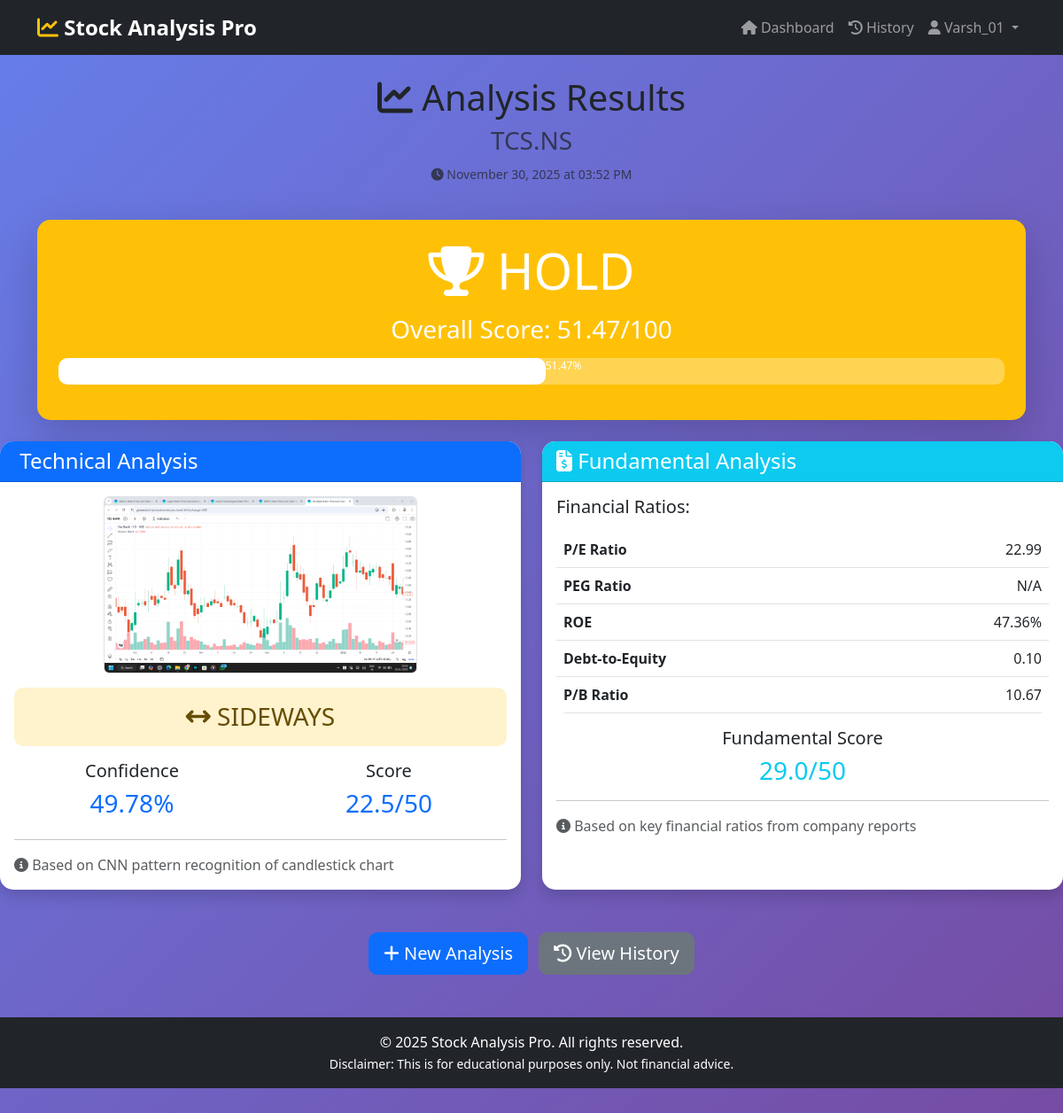
The app's page /results/5 (signed in) with its own data.
### app.py (models this page shows, shortened)
class User(UserMixin, db.Model):
    id = db.Column(db.Integer, primary_key=True)
    username = db.Column(db.String(80), unique=True, nullable=False)
    email = db.Column(db.String(120), unique=True, nullable=False)
    password_hash = db.Column(db.String(128), nullable=False)
    created_at = db.Column(db.DateTime, default=datetime.utcnow)
    analyses = db.relationship('Analysis', backref='user', lazy=True, cascade='all, delete-orphan')

class Analysis(db.Model):
    id = db.Column(db.Integer, primary_key=True)
    user_id = db.Column(db.Integer, db.ForeignKey('user.id'), nullable=False)
    stock_ticker = db.Column(db.String(20), nullable=False)
    chart_filename = db.Column(db.String(200))
    technical_trend = db.Column(db.String(20))
    technical_confidence = db.Column(db.Float)
    technical_score = db.Column(db.Float)
    pe_ratio = db.Column(db.Float)
    peg_ratio = db.Column(db.Float)
    roe = db.Column(db.Float)
    debt_equity = db.Column(db.Float)
    pb_ratio = db.Column(db.Float)
    fundamental_score = db.Column(db.Float)
    final_score = db.Column(db.Float)
    recommendation = db.Column(db.String(50))
    created_at = db.Column(db.DateTime, default=datetime.utcnow)

### app.py (the view)
@app.route('/results/<int:analysis_id>')
@login_required
def results(analysis_id):
    analysis = Analysis.query.get_or_404(analysis_id)
    if analysis.user_id != current_user.id:
        flash('Access denied!', 'danger')
        return redirect(url_for('dashboard'))
    return render_template('results.html', analysis=analysis)

### app.py (called while the page is built)
@login_manager.user_loader
def load_user(user_id):
    return User.query.get(int(user_id))

### templates/results.html (shortened to what this page needs)
{% extends "base.html" %}
{% block content %}
<div class="container mt-4">
    <div class="row mb-4">
        <div class="col-12">
            <h1 class="text-center">
                <i class="fas fa-chart-line"></i> Analysis Results
            </h1>
            <h3 class="text-center text-muted">{{ analysis.stock_ticker }}</h3>
            <p class="text-center text-muted">
                <small><i class="fas fa-clock"></i> {{ analysis.created_at.strftime('%B %d, %Y at %I:%M %p') }}</small>
            </p>
        </div>
    </div>
    <div class="row mb-4">
        <div class="col-12">
            <div class="card shadow-lg border-0
                {% if analysis.recommendation in ['STRONG BUY', 'BUY'] %}bg-success
                {% elif analysis.recommendation == 'HOLD' %}bg-warning
                {% else %}bg-danger{% endif %} text-white">
                <div class="card-body text-center p-4">
                    <h2 class="display-4 mb-3">
                        <i class="fas fa-trophy"></i> {{ analysis.recommendation }}
                    </h2>
                    <h3 class="mb-3">Overall Score: {{ analysis.final_score }}/100</h3>
                    <div class="progress mb-3" style="height: 30px;">
                        <div class="progress-bar bg-white text-dark fw-bold"
                             style="width: {{ analysis.final_score }}%;" role="progressbar" aria-valuenow="{{ analysis.final_score }}" aria-valuemin="0" aria-valuemax="100"></div>
                            {{ analysis.final_score }}%
                        </div>
                    </div>
                </div>
            </div>
        </div>
    </div>
    <div class="row">
        <div class="col-lg-6 mb-4">
            <div class="card shadow h-100">
                <div class="card-header bg-primary text-white">
                    <h4 class="mb-0">
                         Technical Analysis
                    </h4>
                </div>
                <div class="card-body">
                    <div class="text-center mb-3">
                        <img src="{{ url_for('static', filename='uploads/' + analysis.chart_filename) }}"
                             alt="Chart" class="img-fluid rounded border" style="max-height: 200px;">
                    </div>
                    <div class="alert
                        {% if analysis.technical_trend == 'UPTREND' %}alert-success
                        {% elif analysis.technical_trend == 'SIDEWAYS' %}alert-warning
                        {% else %}alert-danger{% endif %} text-center">
                        <h3 class="mb-0">
                            {% if analysis.technical_trend == 'UPTREND' %}
                                <i class="fas fa-arrow-trend-up"></i> UPTREND
                            {% elif analysis.technical_trend == 'SIDEWAYS' %}
                                <i class="fas fa-arrows-left-right"></i> SIDEWAYS
                            {% else %}
                                <i class="fas fa-arrow-trend-down"></i> DOWNTREND
                            {% endif %}
                        </h3>
                    </div>
                    <div class="row text-center">
                        <div class="col-6">
                            <h5>Confidence</h5>
                            <h3 class="text-primary">{{ "%.2f"|format(analysis.technical_confidence) }}%</h3>
                        </div>
                        <div class="col-6">
                            <h5>Score</h5>
                            <h3 class="text-primary">{{ "%.1f"|format(analysis.technical_score) }}/50</h3>
                        </div>
                    </div>
                    <hr>
                    <p class="text-muted mb-0">
                        <i class="fas fa-info-circle"></i>
                        Based on CNN pattern recognition of candlestick chart
                    </p>
                </div>
            </div>
        </div>
        <div class="col-lg-6 mb-4">
            <div class="card shadow h-100">
                <div class="card-header bg-info text-white">
                    <h4 class="mb-0">
                        <i class="fas fa-file-invoice-dollar"></i> Fundamental Analysis
                    </h4>
                </div>
                <div class="card-body">
                    <h5 class="mb-3">Financial Ratios:</h5>
                    <table class="table table-hover">
                        <tbody>
                            <tr>
                                <td><strong>P/E Ratio</strong></td>
                                <td class="text-end">
                                    {% if analysis.pe_ratio %}
                                        {{ "%.2f"|format(analysis.pe_ratio) }}
                                    {% else %}
                                        N/A
                                    {% endif %}
                                </td>
                            </tr>
                            <tr>
                                <td><strong>PEG Ratio</strong></td>
                                <td class="text-end">
                                    {% if analysis.peg_ratio %}
                                        {{ "%.2f"|format(analysis.peg_ratio) }}
                                    {% else %}
                                        N/A
                                    {% endif %}
                                </td>
                            </tr>
                            <tr>
                                <td><strong>ROE</strong></td>
                                <td class="text-end">
                                    {% if analysis.roe %}
                                        {{ "%.2f"|format(analysis.roe) }}%
                                    {% else %}
                                        N/A
                                    {% endif %}
                                </td>
                            </tr>
                            <tr>
                                <td><strong>Debt-to-Equity</strong></td>
                                <td class="text-end">
                                    {% if analysis.debt_equity %}
                                        {{ "%.2f"|format(analysis.debt_equity) }}
                                    {% else %}
                                        N/A
                                    {% endif %}
                                </td>
                            </tr>
                            <tr>
                                <td><strong>P/B Ratio</strong></td>
                                <td class="text-end">
                                    {% if analysis.pb_ratio %}
                                        {{ "%.2f"|format(analysis.pb_ratio) }}
                                    {% else %}
                                        N/A
                                    {% endif %}
                                </td>
                            </tr>
                        </tbody>
                    </table>
                    <div class="text-center mt-3">
                        <h5>Fundamental Score</h5>
                        <h3 class="text-info">{{ "%.1f"|format(analysis.fundamental_score) }}/50</h3>
                    </div>
                    <hr>
                    <p class="text-muted mb-0">
                        <i class="fas fa-info-circle"></i>
                        Based on key financial ratios from company reports
                    </p>
                </div>
            </div>
        </div>
    </div>
    <div class="row mt-4">
        <div class="col-12 text-center">
            <a href="{{ url_for('dashboard') }}" class="btn btn-primary btn-lg me-2">
                <i class="fas fa-plus"></i> New Analysis
            </a>
            <a href="{{ url_for('history') }}" class="btn btn-secondary btn-lg">
                <i class="fas fa-history"></i> View History
            </a>
        </div>
    </div>
{% endblock %}

### templates/base.html (shortened to what this page needs)
<!DOCTYPE html>
<html lang="en">
<head>
    <link href="https://cdn.jsdelivr.net/npm/bootstrap@5.3.0/dist/css/bootstrap.min.css" rel="stylesheet">
    <link rel="stylesheet" href="https://cdnjs.cloudflare.com/ajax/libs/font-awesome/6.4.0/css/all.min.css">
    <link rel="stylesheet" href="{{ url_for('static', filename='css/style.css') }}">
</head>
<body>
    <nav class="navbar navbar-expand-lg navbar-dark bg-dark">
        <div class="container">
            <a class="navbar-brand" href="{{ url_for('home') }}">
                <i class="fas fa-chart-line"></i> Stock Analysis Pro
            </a>
            <div class="collapse navbar-collapse" id="navbarNav">
                <ul class="navbar-nav ms-auto">
                    {% if current_user.is_authenticated %}
                        <li class="nav-item">
                            <a class="nav-link" href="{{ url_for('dashboard') }}">
                                <i class="fas fa-home"></i> Dashboard
                            </a>
                        </li>
                        <li class="nav-item">
                            <a class="nav-link" href="{{ url_for('history') }}">
                                <i class="fas fa-history"></i> History
                            </a>
                        </li>
                        <li class="nav-item dropdown">
                            <a class="nav-link dropdown-toggle" href="#" id="navbarDropdown" role="button" data-bs-toggle="dropdown">
                                <i class="fas fa-user"></i> {{ current_user.username }}
                            </a>
                        </li>
                    {% endif %}
                </ul>
            </div>
        </div>
    </nav>
    <main>
        {% block content %}{% endblock %}
    </main>
    <footer class="bg-dark text-white text-center py-3 mt-5">
        <div class="container">
            <p class="mb-0">&copy; 2025 Stock Analysis Pro. All rights reserved.</p>
            <small>Disclaimer: This is for educational purposes only. Not financial advice.</small>
        </div>
    </footer>
</body>
</html>

### static/css/style.css (style rules this page uses)
:root { --primary-color: #0d6efd; --success-color: #198754; --danger-color: #dc3545; --warning-color: #ffc107; --info-color: #0dcaf0; }
body { font-family: 'Segoe UI', Tahoma, Geneva, Verdana, sans-serif; background: linear-gradient(135deg, #667eea 0%, #764ba2 100%); min-height: 100vh; padding-bottom: 60px; }
main { min-height: calc(100vh - 200px); }
.navbar-brand { font-size: 1.5rem; font-weight: bold; }
.navbar-brand i { color: #ffc107; }
.card { border: none; border-radius: 15px; transition: transform 0.3s ease; }
.card-header { border-radius: 15px 15px 0 0 !important; font-weight: bold; }
.btn { border-radius: 10px; font-weight: 500; transition: all 0.3s ease; }
.alert { border-radius: 10px; border: none; }
.progress { border-radius: 10px; background-color: rgba(255, 255, 255, 0.3); }
.progress-bar { border-radius: 10px; }
.table { border-radius: 10px; overflow: hidden; }
footer { background: #212529 !important; margin-top: auto; }
.card { animation: fadeIn 0.5s ease; }

### records on screen
User: username "Varsh_01"
Analysis: stock_ticker "TCS.NS", created_at "November 30, 2025 at 03:52 PM", recommendation "HOLD", final_score "51.47", chart_filename (picture), technical_confidence "49.78", technical_score "22.5", pe_ratio "22.99", roe "47.36", debt_equity "0.10", pb_ratio "10.67", fundamental_score "29.0"
